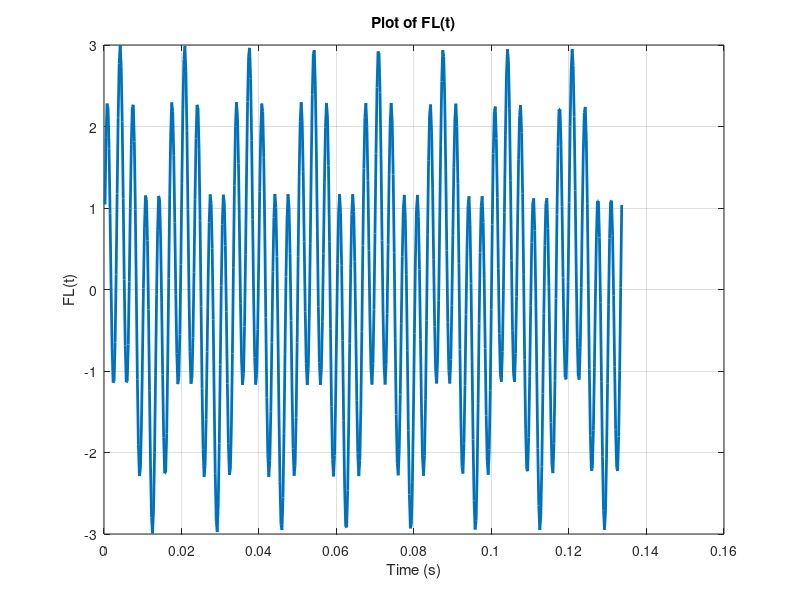

Recreate this plot in MATLAB.
a1 = 2;
a2 = 5;
f1 = 300;
f = 60;
Ns = 64;
w = 2 * pi * f;
w1 = 2 * pi * f1;
k = 1:(8 * Ns); % Adjust the range of k to include 8*Ns points.
t = k * (0.0167 / Ns);
a = sin(w * t);
b = a1 * exp(-t / a2) .* sin(w1 * t); % Element-wise multiplication using ".*"
FL = a + b;
plot(t,FL, 'Linewidth',2); % Plot FL against time t.
xlabel('Time (s)');
ylabel('FL(t)');
title('Plot of FL(t)');
grid on;
